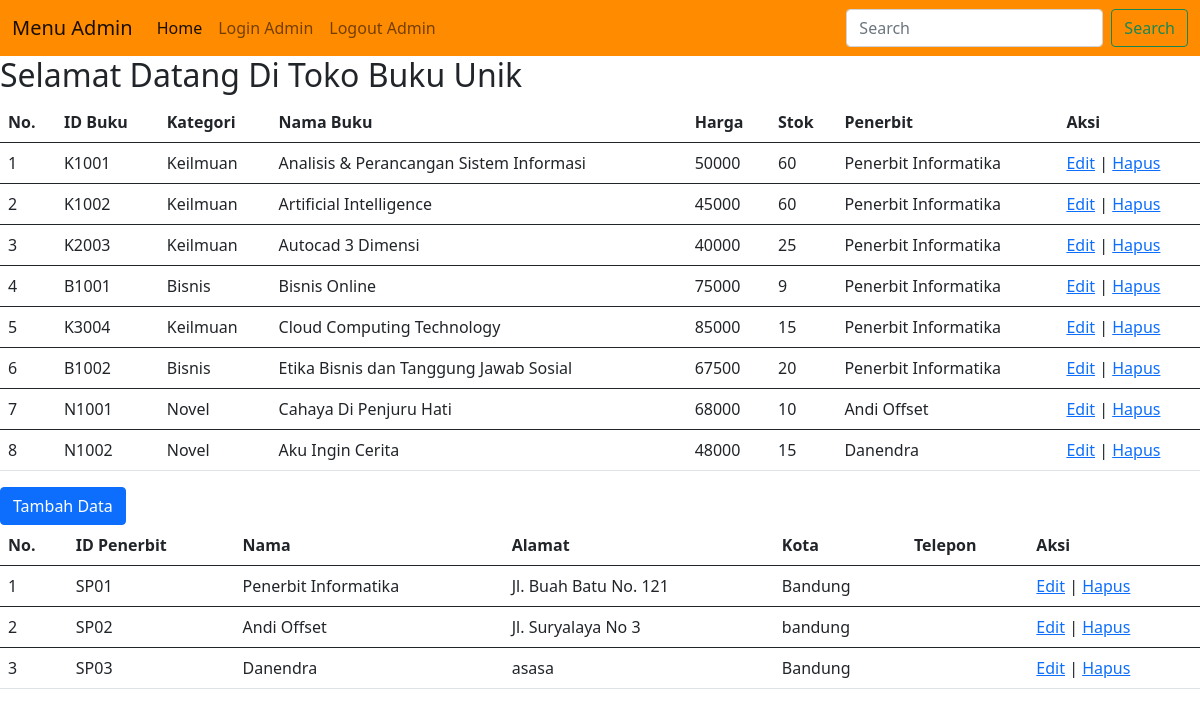
/admin/admin.php, run on the app's committed database.
### tables this page shows
CREATE TABLE `buku` (
  `id` int(11) NOT NULL,
  `ID_buku` char(5) NOT NULL,
  `kategori` varchar(15) NOT NULL,
  `nama_buku` varchar(40) NOT NULL,
  `harga` int(8) NOT NULL,
  `stok` int(3) NOT NULL,
  `penerbit` set('Penerbit Informatika','Andi Offset','Danendra','') NOT NULL
);

CREATE TABLE `penerbit` (
  `id` int(11) NOT NULL,
  `ID_penerbit` char(5) NOT NULL,
  `nama` varchar(30) NOT NULL,
  `alamat` text NOT NULL,
  `kota` varchar(10) NOT NULL,
  `telepon` char(12) NOT NULL
);

### admin/admin.php (the view, shortened to what this page needs)
<?php include("../database/config.php");?>
    <!DOCTYPE html>
    <html>
    <head>
        <link href="https://cdn.jsdelivr.net/npm/bootstrap@5.0.2/dist/css/bootstrap.min.css" rel="stylesheet">
    </head>
    <body>
    <nav class="navbar navbar-expand-lg navbar-light" style="background-color: darkorange">
        <div class="container-fluid">
            <a class="navbar-brand" href="#">Menu Admin</a>
            <div class="collapse navbar-collapse" id="navbarSupportedContent">
                <ul class="navbar-nav me-auto mb-2 mb-lg-0">
                    <li class="nav-item">
                        <a class="nav-link active" aria-current="page" href="../index.php">Home</a>
                    </li>
                    <li class="nav-item">
                        <a class="nav-link" href="admin.php">Login Admin</a>
                    </li>
                    <li class="nav-item">
                        <a class="nav-link" href="logout.php" onclick="return confirm('Apakah anda yakin ingin keluar?')">Logout Admin</a>
                    </li>
                </ul>
                <form class="d-flex">
                    <input class="form-control me-2" name="cari" type="search" placeholder="Search" aria-label="Search">
                    <button class="btn btn-outline-success" type="submit">Search</button>
                </form>
            </div>
        </div>
    </nav>
    <header>
        <h2><marquee>Selamat Datang Di Toko Buku Unik</marquee></h2>
    </header>
    <div class="tab1">
    <table class="table">
        <thead>
        <tr>
            <th scope="col">No.</th>
            <th scope="col">ID Buku</th>
            <th scope="col">Kategori</th>
            <th scope="col">Nama Buku</th>
            <th scope="col">Harga</th>
            <th scope="col">Stok</th>
            <th scope="col">Penerbit</th>
            <th scope="col">Aksi</th>
        </tr>
        <?php
        if (isset($_GET['cari'])){
            $cari = $_GET['cari'];
            $sql = "SELECT * FROM buku WHERE nama_buku like '%".$cari."%'";
            $data = mysqli_query($host, $sql);
        } else {
            $sql1 = "SELECT * FROM buku";
            $data = mysqli_query($host, $sql1);
        }
        $nomor = 1;
        while ($buku1 = mysqli_fetch_array($data)){
        ?>
        </thead>
        <tbody>
        <tr>
            <td><?php echo $nomor++; ?></td>
            <td><?php echo $buku1['ID_buku']; ?></td>
            <td><?php echo $buku1['kategori']; ?></td>
            <td><?php echo $buku1['nama_buku']; ?></td>
            <td><?php echo $buku1['harga']; ?></td>
            <td><?php echo $buku1['stok']; ?></td>
            <td><?php echo $buku1['penerbit']; ?></td>
            <td>
                <a class="edit" href="edit.php?id=<?php echo $buku1['id']; ?>">Edit</a> |
                <a class="hapus" href="delete.php?id=<?php echo $buku1['id']; ?>">Hapus</a>
            </td>
        </tr>
        <?php } ?>
        </tbody>
    </table>
        <a href="add.php" class="btn btn-primary">Tambah Data</a>
    </div>
    <div class="tab2">
        <table class="table">
            <thead>
            <tr>
                <th scope="col">No.</th>
                <th scope="col">ID Penerbit</th>
                <th scope="col">Nama</th>
                <th scope="col">Alamat</th>
                <th scope="col">Kota</th>
                <th scope="col">Telepon</th>
                <th scope="col">Aksi</th>
            </tr>
            <?php
            $sql = "SELECT * FROM penerbit";
            $query = mysqli_query($host, $sql);
            $nomor = 1;
            while ($penerbit1 = mysqli_fetch_array($query)){
            ?>
            </thead>
            <tbody>
            <tr>
                <td><?php echo $nomor++; ?></td>
                <td><?php echo $penerbit1['ID_penerbit']; ?></td>
                <td><?php echo $penerbit1['nama']; ?></td>
                <td><?php echo $penerbit1['alamat']; ?></td>
                <td><?php echo $penerbit1['kota']; ?></td>
                <td><?php echo $buku1['telepon']; ?></td>
                <td>
                    <a class="edit" href="edit.php?id=<?php echo $penerbit1['id']; ?>">Edit</a> |
                    <a class="hapus" href="hapus.php?id=<?php echo $penerbit1['id']; ?>">Hapus</a>
                </td>
            </tr>
            <?php } ?>
            </tbody>
        </table>
    </div>
    </body>
    </html>

### data on the page
buku: ID_buku "K1001", kategori "Keilmuan", nama_buku "Analisis & Perancangan Sistem Informasi", harga "50000", stok "60", penerbit "Penerbit Informatika"
buku: ID_buku "K1002", kategori "Keilmuan", nama_buku "Artificial Intelligence", harga "45000", stok "60", penerbit "Penerbit Informatika"
buku: ID_buku "K2003", kategori "Keilmuan", nama_buku "Autocad 3 Dimensi", harga "40000", stok "25", penerbit "Penerbit Informatika"
buku: ID_buku "B1001", kategori "Bisnis", nama_buku "Bisnis Online", harga "75000", stok "9", penerbit "Penerbit Informatika"
buku: ID_buku "K3004", kategori "Keilmuan", nama_buku "Cloud Computing Technology", harga "85000", stok "15", penerbit "Penerbit Informatika"
buku: ID_buku "B1002", kategori "Bisnis", nama_buku "Etika Bisnis dan Tanggung Jawab Sosial", harga "67500", stok "20", penerbit "Penerbit Informatika"
buku: ID_buku "N1001", kategori "Novel", nama_buku "Cahaya Di Penjuru Hati", harga "68000", stok "10", penerbit "Andi Offset"
buku: ID_buku "N1002", kategori "Novel", nama_buku "Aku Ingin Cerita", harga "48000", stok "15", penerbit "Danendra"
penerbit: ID_penerbit "SP01", nama "Penerbit Informatika", alamat "Jl. Buah Batu No. 121", kota "Bandung"
penerbit: ID_penerbit "SP02", nama "Andi Offset", alamat "Jl. Suryalaya No 3", kota "bandung"
penerbit: ID_penerbit "SP03", nama "Danendra", alamat "asasa", kota "Bandung"
